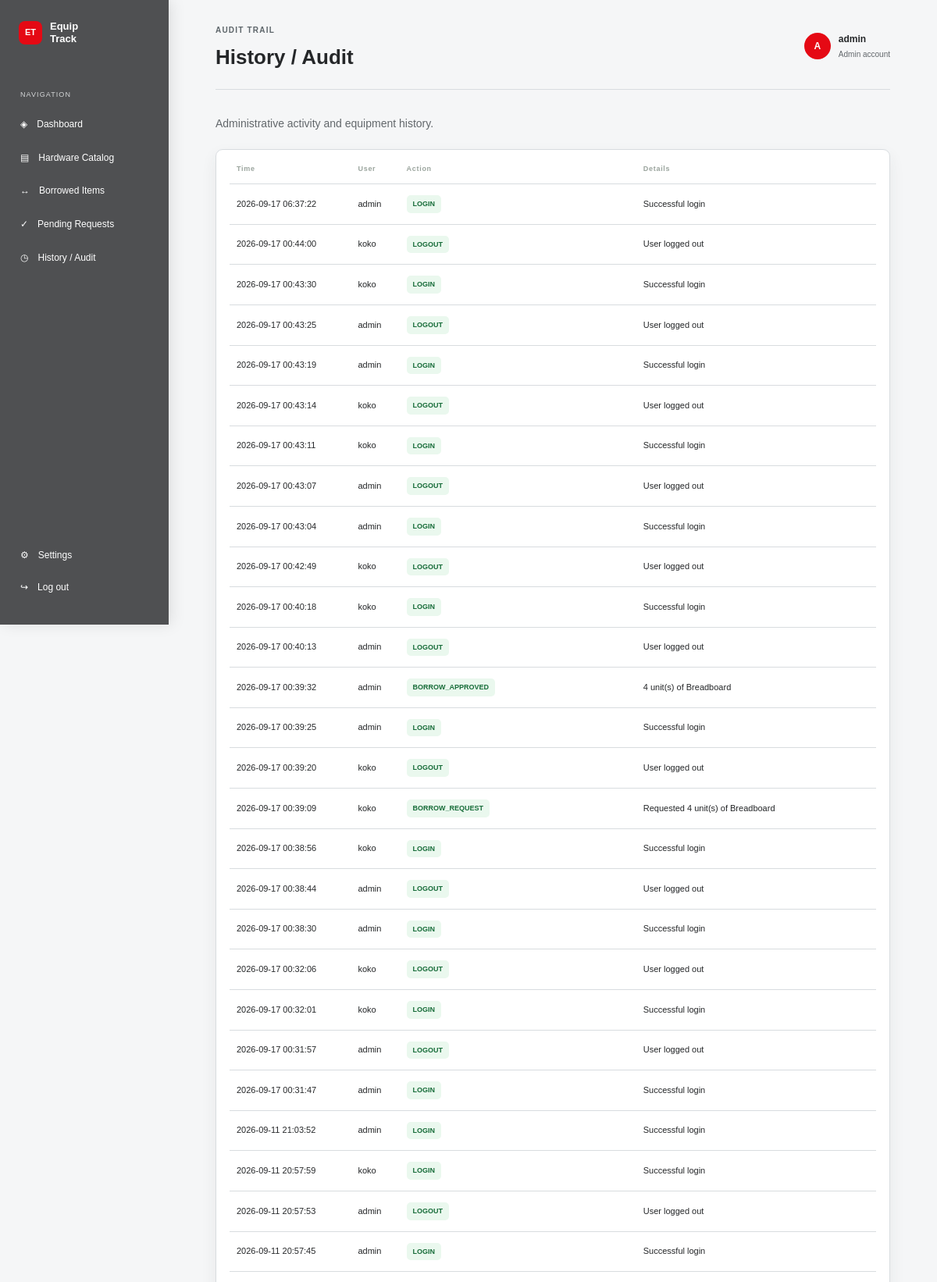
Screenshot of /history (signed in, upper part) with the database file from the repository.
### tables this page shows
CREATE TABLE audit_logs (
                log_id INTEGER PRIMARY KEY AUTOINCREMENT,
                username TEXT NOT NULL, action TEXT NOT NULL,
                details TEXT NOT NULL, created_at TEXT NOT NULL DEFAULT CURRENT_TIMESTAMP
            );

### app.py (the view)
@app.get("/history")
@admin_required
def history_page():
    return render_template("history.html", **page_data())

### app.py (called while the page is built)
def db():
    connection = sqlite3.connect(
        app.config["DATABASE"], timeout=10, isolation_level=None
    )
    connection.execute("PRAGMA busy_timeout = 10000")
    connection.row_factory = sqlite3.Row
    return connection

def login_required(view):
    @wraps(view)
    def wrapped(*args, **kwargs):
        if "username" not in session:
            return redirect(url_for("login"))
        return view(*args, **kwargs)
    return wrapped

def admin_required(view):
    @wraps(view)
    @login_required
    def wrapped(*args, **kwargs):
        if session.get("role") != "ADMIN":
            return redirect(url_for("catalog"))
        return view(*args, **kwargs)
    return wrapped

@app.before_request
def ensure_db():
    if not getattr(app, "_database_ready", False):
        prepare_database()
        app._database_ready = True

### web/templates/history.html (shortened to what this page needs)
{% extends "page_shell.html" %}
{% block page_label %}AUDIT TRAIL{% endblock %}
{% block page_title %}History / Audit{% endblock %}
{% block content %}
<div class="page-intro">
    <p>Administrative activity and equipment history.</p>
</div>
<div class="card table-card">
    <table>
        <thead>
            <tr>
                <th>Time</th>
                <th>User</th>
                <th>Action</th>
                <th>Details</th>
            </tr>
        </thead>
        <tbody>
            {% for row in history %}
            <tr>
                <td>{{ row.created_at }}</td>
                <td>{{ row.username }}</td>
                <td>
                    <span class="status ok">{{ row.action }}</span>
                </td>
                <td>{{ row.details }}</td>
            </tr>
            {% else %}
            <tr>
                <td colspan="4" class="empty">No audit records yet.</td>
            </tr>
            {% endfor %}
        </tbody>
    </table>
</div>
{% endblock %}

### web/styles.css (style rules this page uses)
:root { --forest: #fff8f3; --forest-2: #ffffff; --green: #7bcf90; --lime: #ffe2dc; --ink: #292525; --muted: #8c8581; --line: #eee2dc; --bg: #f8eee8; --white: #ffffff; --orange: #ff706e; --red: #d95d5d; }
*, *::before, *::after { box-sizing: border-box; }
html { scroll-behavior: smooth; }
body { margin: 0; font: 13px/1.4 Arial, sans-serif; color: var(--ink); background: var(--bg); }
h1, h2, h3, p { margin: 0; }
.page-intro { display: flex; justify-content: space-between; align-items: center; margin-bottom: 22px; color: var(--muted); }
.status { display: inline-block; padding: 5px 8px; border-radius: 5px; font-size: 9px; font-weight: bold; }
.status.ok { background: #e7f7ea; color: #4b9c68; }
.dashboard-page { display: flex; min-height: 100vh; }
.card { padding: 20px; border: 1px solid var(--line); border-radius: 9px; background: #ffffff; transition: transform 0.25s, box-shadow 0.25s; }
.table-card { padding: 5px 17px; overflow: auto; }
table { width: 100%; min-width: 650px; border-collapse: collapse; text-align: left; font-size: 11px; }
th { padding: 13px 9px; border-bottom: 1px solid var(--line); color: #9aa49d; font-size: 9px; letter-spacing: 0.08em; }
td { padding: 14px 9px; border-bottom: 1px solid #f0f2f0; white-space: nowrap; }
:root { --forest: #4f5052; --forest-2: #ffffff; --green: #279b58; --lime: #eaf8ee; --ink: #252729; --muted: #62676b; --line: #d8dcdf; --bg: #f5f6f7; --white: #ffffff; --orange: #e50914; --red: #bd1f2d; }
body { background: #f5f6f7; color: var(--ink); font-size: 14px; }
body::before { content: none; }
.dashboard-page { background: var(--bg); }
.card, .metric, .auth-card, .report-modal-card { background: #ffffff; border-color: var(--line); color: var(--ink); box-shadow: 0 8px 20px #26323812; backdrop-filter: none; }
.status.ok, .status.warn, .table-btn.approve { background: #eaf8ee; color: #176c39; border-color: #a7d8b7; }
td, th, .mini-row, .notification-row { border-color: var(--line); }

### rows the page displays
audit_logs: created_at "2026-09-17 06:37:22", username "admin", action "LOGIN", details "Successful login"
audit_logs: created_at "2026-09-17 00:44:00", username "koko", action "LOGOUT", details "User logged out"
audit_logs: created_at "2026-09-17 00:43:30", username "koko", action "LOGIN", details "Successful login"
audit_logs: created_at "2026-09-17 00:43:25", username "admin", action "LOGOUT", details "User logged out"
audit_logs: created_at "2026-09-17 00:43:19", username "admin", action "LOGIN", details "Successful login"
audit_logs: created_at "2026-09-17 00:43:14", username "koko", action "LOGOUT", details "User logged out"
audit_logs: created_at "2026-09-17 00:43:11", username "koko", action "LOGIN", details "Successful login"
audit_logs: created_at "2026-09-17 00:43:07", username "admin", action "LOGOUT", details "User logged out"
audit_logs: created_at "2026-09-17 00:43:04", username "admin", action "LOGIN", details "Successful login"
audit_logs: created_at "2026-09-17 00:42:49", username "koko", action "LOGOUT", details "User logged out"
audit_logs: created_at "2026-09-17 00:40:18", username "koko", action "LOGIN", details "Successful login"
audit_logs: created_at "2026-09-17 00:40:13", username "admin", action "LOGOUT", details "User logged out"
audit_logs: created_at "2026-09-17 00:39:32", username "admin", action "BORROW_APPROVED", details "4 unit(s) of Breadboard"
audit_logs: created_at "2026-09-17 00:39:25", username "admin", action "LOGIN", details "Successful login"
audit_logs: created_at "2026-09-17 00:39:20", username "koko", action "LOGOUT", details "User logged out"
audit_logs: created_at "2026-09-17 00:39:09", username "koko", action "BORROW_REQUEST", details "Requested 4 unit(s) of Breadboard"
audit_logs: created_at "2026-09-17 00:38:56", username "koko", action "LOGIN", details "Successful login"
audit_logs: created_at "2026-09-17 00:38:44", username "admin", action "LOGOUT", details "User logged out"
audit_logs: created_at "2026-09-17 00:38:30", username "admin", action "LOGIN", details "Successful login"
audit_logs: created_at "2026-09-17 00:32:06", username "koko", action "LOGOUT", details "User logged out"
audit_logs: created_at "2026-09-17 00:32:01", username "koko", action "LOGIN", details "Successful login"
audit_logs: created_at "2026-09-17 00:31:57", username "admin", action "LOGOUT", details "User logged out"
audit_logs: created_at "2026-09-17 00:31:47", username "admin", action "LOGIN", details "Successful login"
audit_logs: created_at "2026-09-11 21:03:52", username "admin", action "LOGIN", details "Successful login"
audit_logs: created_at "2026-09-11 20:57:59", username "koko", action "LOGIN", details "Successful login"
audit_logs: created_at "2026-09-11 20:57:53", username "admin", action "LOGOUT", details "User logged out"
audit_logs: created_at "2026-09-11 20:57:45", username "admin", action "LOGIN", details "Successful login"

### other values shown
{{ session.username[0]|upper }} "A"
{{ session.username }} "admin"
{{ role|title }} "Admin"
